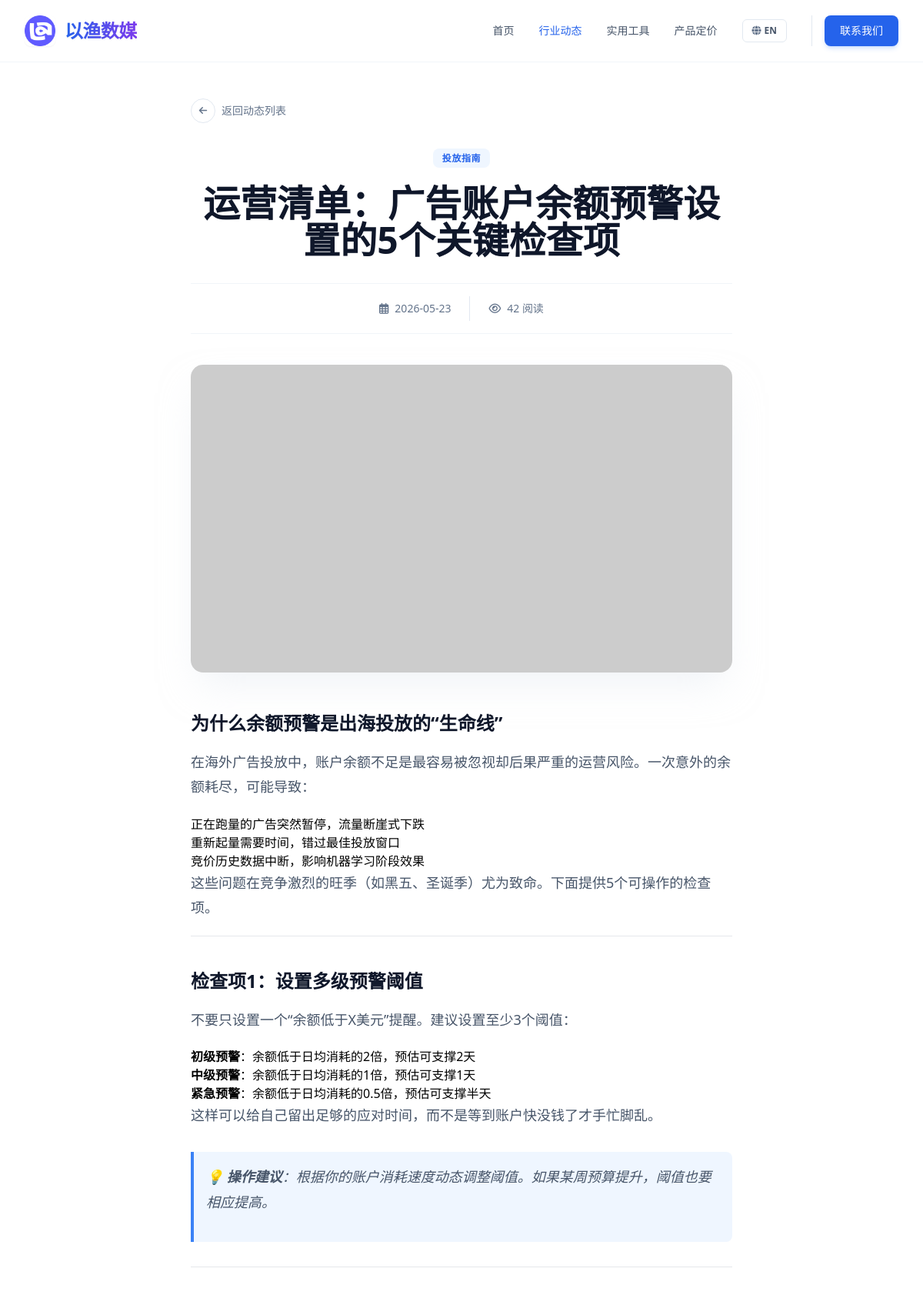
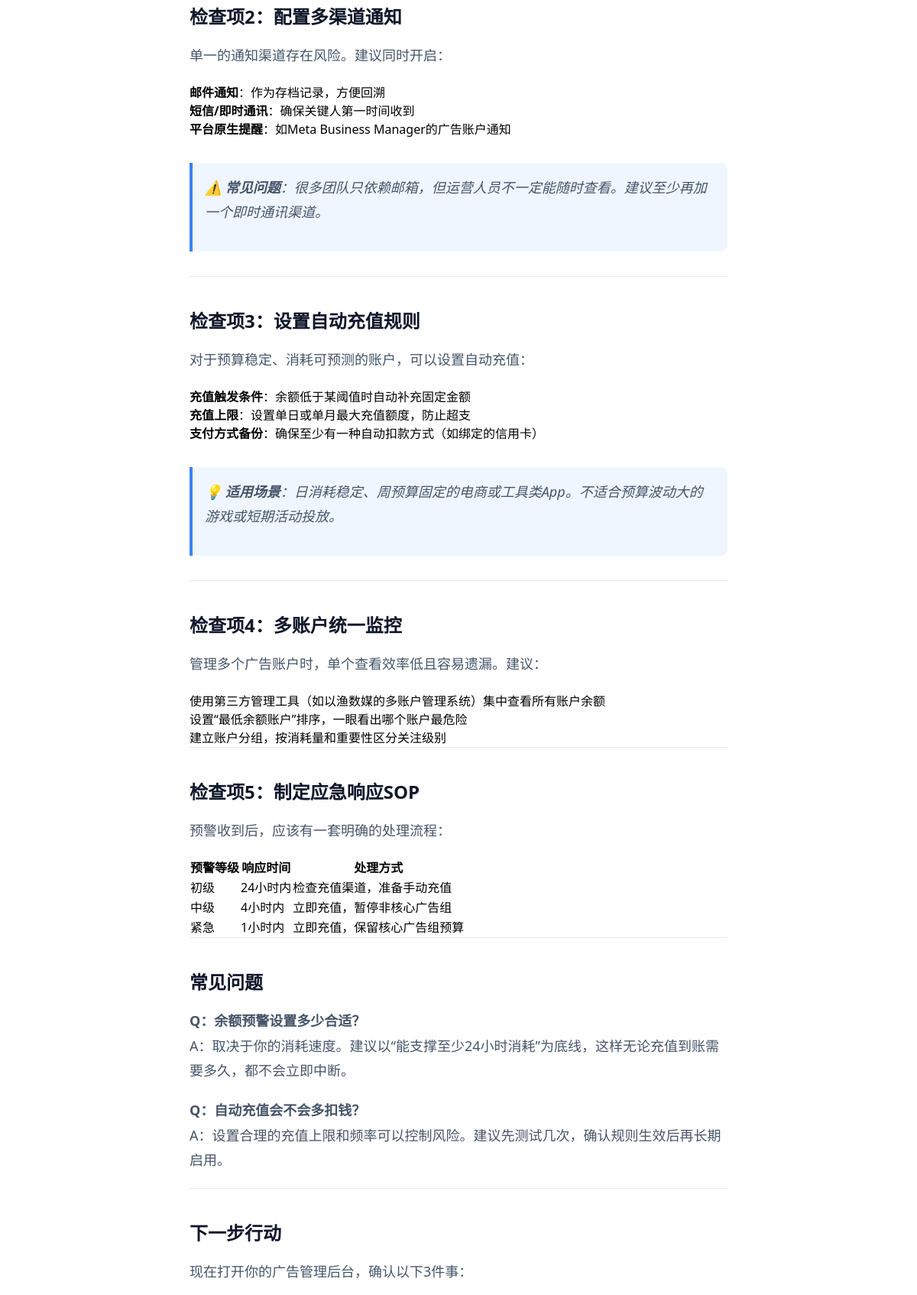
/article/89 (upper part), run on the app's committed database (2 pictures, top to bottom).
### tables this page shows
CREATE TABLE articles (
            id INTEGER PRIMARY KEY AUTOINCREMENT,
            category_id TEXT NOT NULL,
            title TEXT NOT NULL,
            summary TEXT NOT NULL,
            content TEXT NOT NULL,
            date TEXT NOT NULL,
            views INTEGER DEFAULT 0,
            image TEXT NOT NULL
        , seo_keywords TEXT DEFAULT '', seo_score INTEGER DEFAULT 0, title_en TEXT DEFAULT '', summary_en TEXT DEFAULT '', content_en TEXT DEFAULT '', title_vi TEXT DEFAULT "", summary_vi TEXT DEFAULT "", content_vi TEXT DEFAULT "");

### app.py (the view)
@app.route('/article/<int:article_id>')
def article_detail(article_id):
    db = get_db()
    cur = db.cursor()
    cur.execute('SELECT * FROM articles WHERE id = ?', (article_id,))
    article = cur.fetchone()
    if article is None:
        return "Article not found", 404
    return render_template('article_detail.html', article=dict(article))

### app.py (called while the page is built)
def get_db():
    db = getattr(g, '_database', None)
    if db is None:
        db = g._database = sqlite3.connect(DB_PATH)
        db.row_factory = sqlite3.Row
    return db

@app.teardown_appcontext
def close_connection(exception):
    db = getattr(g, '_database', None)
    if db is not None:
        db.close()

@app.after_request
def add_header(response):
    response.headers["Cache-Control"] = "no-cache, no-store, must-revalidate"
    response.headers["Pragma"] = "no-cache"
    response.headers["Expires"] = "0"
    response.headers['Cache-Control'] = 'public, max-age=0'
    return response

### templates/article_detail.html (shortened to what this page needs)
<!DOCTYPE html>
<html lang="zh-CN" x-data="appData()">
<head>
    <script src="https://cdn.tailwindcss.com"></script>
    <link href="https://cdnjs.cloudflare.com/ajax/libs/font-awesome/6.0.0/css/all.min.css" rel="stylesheet">
</head>
<body class="font-sans antialiased bg-white">
    <nav class="fixed w-full z-50 transition-all duration-300 bg-white/90 backdrop-blur-md border-b border-slate-100">
        <div class="max-w-7xl mx-auto px-4 sm:px-6 lg:px-8">
            <div class="flex justify-between h-20 items-center">
                <a href="/" class="flex-shrink-0 flex items-center gap-3 group">
                    <img src="{{ url_for('static', filename='images/logo.png') }}" alt="Logo" class="w-10 h-10 rounded-lg object-cover shadow-sm group-hover:shadow-md transition-shadow duration-300" onerror="this.src='https://ui-avatars.com/api/?name=YY&background=0D8ABC&color=fff'">
                    <span class="font-extrabold text-2xl tracking-tight bg-clip-text text-transparent bg-gradient-to-r from-blue-600 to-violet-600 drop-shadow-sm">以渔数媒</span>
                </a>
                <div class="hidden md:flex space-x-8 items-center">
                    <a href="/" class="text-sm font-medium text-slate-600 hover:text-blue-600 transition-colors" x-text="t[lang].nav.home">首页</a>
                    <a href="/articles" class="text-sm font-medium text-blue-600 transition-colors" x-text="t[lang].nav.articles">行业动态</a>
                                        <a href="/tools" class="text-sm font-medium text-slate-600 hover:text-blue-600 transition-colors" x-text="t[lang].nav.tools">实用工具</a>
<a href="/pricing" class="text-sm font-medium text-slate-600 hover:text-blue-600 transition-colors" x-text="t[lang].nav.pricing">产品定价</a>
                    <button @click="toggleLang()" class="flex items-center space-x-1 px-3 py-1.5 rounded-md border border-slate-200 hover:border-blue-400 hover:bg-slate-50 transition-all">
                        <i class="fas fa-globe text-slate-500 text-xs"></i>
                        <span class="text-xs font-bold text-slate-600" x-text="lang === 'zh' ? 'EN' : '中'"></span>
                    </button>
                    <div class="flex items-center gap-3 pl-4 border-l border-slate-200">
                        <a href="https://t.me/yiyiyiads" target="_blank" class="px-5 py-2.5 rounded-lg bg-blue-600 text-white text-sm font-medium hover:bg-blue-700 transition-all shadow-md shadow-blue-500/20" x-text="t[lang].nav.contact">联系我们</a>
                    </div>
                </div>
            </div>
        </div>
    </nav>
    <main class="pt-32 pb-24">
        <div class="max-w-3xl mx-auto px-4 sm:px-6 lg:px-8 mb-8">
            <a href="/articles" class="inline-flex items-center gap-2 text-sm font-medium text-slate-500 hover:text-blue-600 transition-colors group">
                <div class="w-8 h-8 rounded-full border border-slate-200 flex items-center justify-center group-hover:border-blue-500 group-hover:bg-blue-50 transition-all">
                    <i class="fas fa-arrow-left text-xs group-hover:-translate-x-0.5 transition-transform"></i>
                </div>
                <span x-text="t[lang].back">返回动态列表</span>
            </a>
        </div>
        <article class="max-w-3xl mx-auto px-4 sm:px-6 lg:px-8">
            <header class="mb-10 text-center">
                <div class="mb-6">
                    <span class="px-3 py-1 bg-blue-50 text-blue-600 text-xs font-bold rounded-lg uppercase tracking-wider">
                        <span x-show="lang === 'zh'">
                            {% if article.category_id == 'news' %}官方公告
                            {% elif article.category_id == 'insight' %}行业洞察
                            {% elif article.category_id == 'guide' %}投放指南
                            {% elif article.category_id == 'update' %}产品更新
                            {% else %}资讯{% endif %}
                        </span>
                    </span>
                </div>
                <h1 class="text-3xl md:text-4xl lg:text-5xl font-extrabold text-slate-900 leading-tight mb-8">
                    <span x-show="lang === 'zh'">{{ article.get('title', '') }}</span>
                </h1>
                <div class="flex items-center justify-center gap-6 text-sm text-slate-500 border-t border-b border-slate-100 py-4">
                    <div class="flex items-center gap-2">
                        <i class="far fa-calendar-alt"></i>
                        <span>{{ article.date }}</span>
                    </div>
                    <div class="flex items-center gap-2">
                        <i class="far fa-eye"></i>
                        <span><span id="article-view-count" data-article-id="{{ article.id }}" data-base-views="{{ article.views }}">{{ article.views }}</span> <span x-text="t[lang].reads">阅读</span></span>
                    </div>
                </div>
            </header>
            <div class="rounded-2xl overflow-hidden mb-12 shadow-2xl shadow-slate-200/50">
                <img src="{{ article.image }}" alt="Featured Image" class="w-full h-[400px] object-cover">
            </div>
            <div class="prose max-w-none" x-show="lang === 'zh'">
                {{ article.get('content', '') | markdown | safe }}
            </div>
        </article>
    </main>
</body>
</html>

### templates/article_detail.html (style rules this page uses)
.prose h2 { color: #0f172a; font-weight: 700; font-size: 1.5rem; margin-top: 2.5rem; margin-bottom: 1rem; }
.prose p { color: #475569; line-height: 1.8; margin-bottom: 1.25rem; font-size: 1.125rem; }
.prose blockquote { border-left: 4px solid #3b82f6; padding-left: 1rem; color: #334155; font-style: italic; background: #eff6ff; padding: 1rem; border-radius: 0 0.5rem 0.5rem 0; margin: 2rem 0; }

### data on the page
articles: get "运营清单：广告账户余额预警设置的5个关键检查项", date "2026-05-23", views "42", get "为什么余额预警是出海投放的“生命线” 在海外广告投放中，账户余额不足是最容易被忽视却后果严重的运营风险。一次意外的余额耗尽，可能导致： 正在跑量的广告突然暂停，流量断崖式下跌 重新起量需要时间，错过最佳投放窗口 竞价历史数据中断，影响机器学习阶段效果 这些问题在竞争激烈的旺季（如黑五、圣诞季）尤为致命。下面提供5个可操作的检查项。 检查项1：设置多级预警阈值 不要只设置一个“余额低于X美元”提醒。建议设置至少3个阈值： 初级预警 ：余额低于日均消耗的2倍，预估可支撑2天 中级预警 ：余额低于日均消耗的1倍，预估可支撑1天 紧急预警 ：余额低于日均消耗的0.5倍，预估可支撑半天 这样可以给自己留出足够的应对时间，而不是等到账户快没钱了才手忙脚乱。 💡 操作建议 ：根据你的账户消耗速度动态调整阈值。如果某周预算提升，阈值也要相应提高。 检查项2：配置多渠道通知 单一的通知渠道存在风险。建议同时开启： 邮件通知 ：作为存档记录，方便回溯 短信/即时通讯 ：确保关键人第一时间收到 平台原生提醒 ：如Meta Business Manager的广告账户通知 ⚠️ 常见问题 ：很多团队只依赖邮箱，但运营人员不一定能随时查看。建议至少再加一个即时通讯渠道。 检查项3：设置自动充值规则 对于预算稳定、消耗可预测的账户，可以设置自动充值： 充值触发条件 ：余额低于某阈值时自动补充固定金额 充值上限 ：设置单日或单月最大充值额度，防止超支 支付方式备份 ：确保至少有一种自动扣款方式（如绑定的信用卡） 💡 适用场景…"
